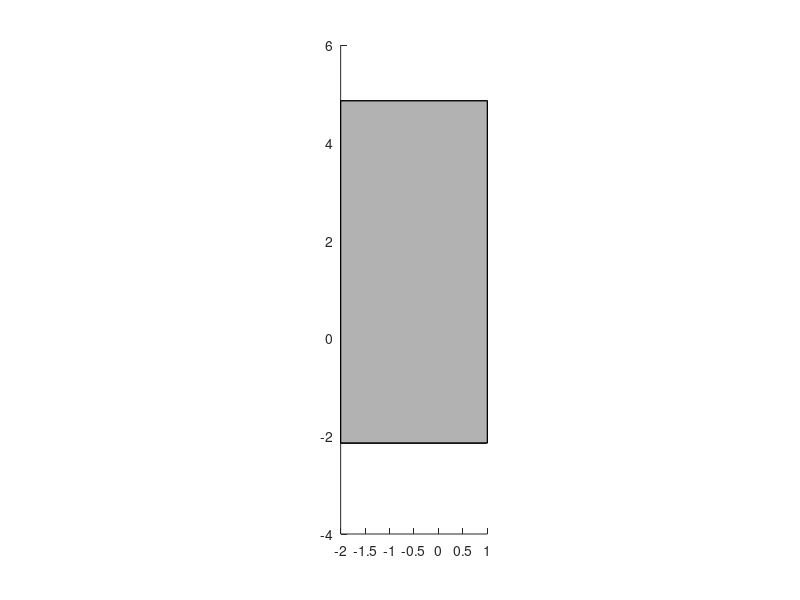

Reproduce this figure in MATLAB.
function p = linkTest(parentAxes, faceColor)
if (nargin == 0)
    parentAxes = gca;
    faceColor = [.7 .7 .7];
elseif (nargin == 1)
    faceColor = [.7 .7 .7];
end
set(parentAxes, 'DataAspectRatio', [1 1 1]);
link0Verts =...
    [ 1 -2.14 0;%1
      1   4.86 0;%2
      1   4.86 5.13;%3
      1  -2.14 5.13;%4
     -2	 -2.14	0;%5
     -2	 -2.14 	5.13;%6
     -2	  4.86	5.13;%7
     -2	  4.86	0;];%8
 
%AA = zeros(12,3);
%AA(:,1) = -10;

link0Verts = link0Verts; %+ AA;
link0Faces =...
    [1  2  3  4;
     1  5  6 4;
    4  3  7 6;
    2  3  7 8;
    8 7  6 5];

p = patch('Parent', parentAxes, 'Faces',link0Faces,'Vertices',link0Verts,'FaceColor',faceColor);

end